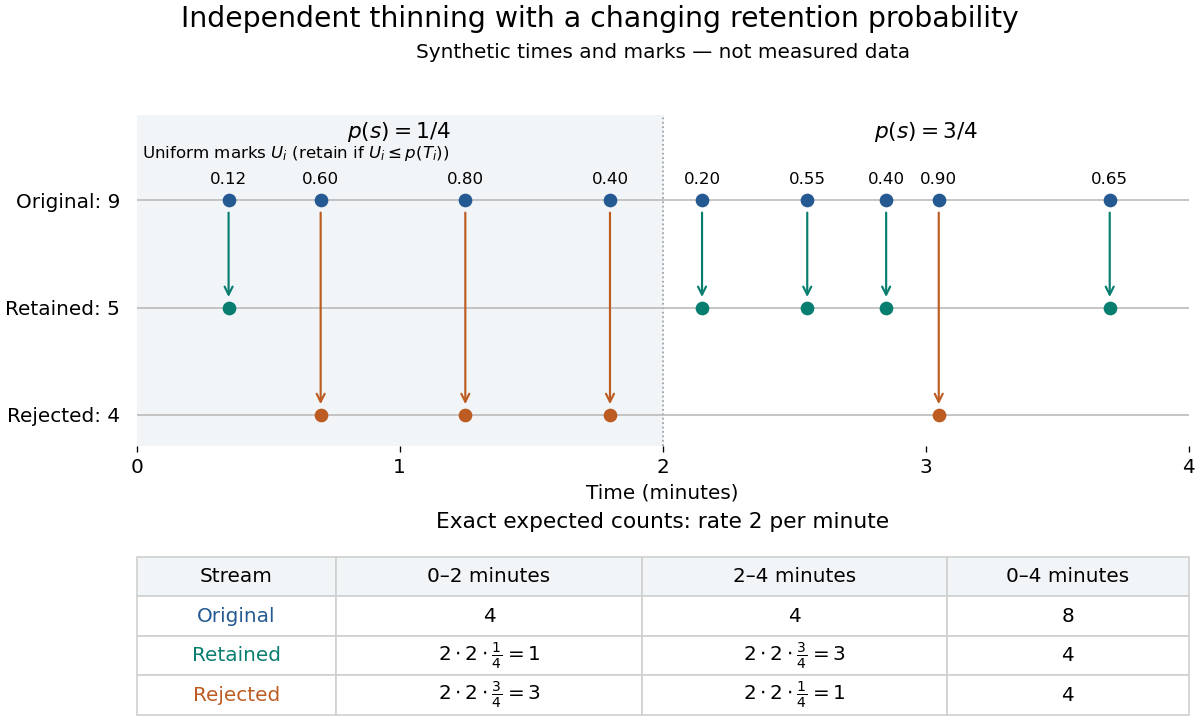

This figure's Python source:
"""Draw independent-mark thinning and exact model expectations.

The points and uniform marks are hand-chosen illustrations, not observations.
Run from _media. Tested with Python 3.14, matplotlib 3.10.7, numpy 2.3.5.
"""

from pathlib import Path

import matplotlib.pyplot as plt
import numpy as np


def main():
    arrivals = np.array([0.35, 0.70, 1.25, 1.80, 2.15, 2.55, 2.85, 3.05, 3.70])
    marks = np.array([0.12, 0.60, 0.80, 0.40, 0.20, 0.55, 0.40, 0.90, 0.65])
    probabilities = np.where(arrivals <= 2, 0.25, 0.75)
    keep = marks <= probabilities
    green, orange, blue = "#087e70", "#bd5c22", "#245a91"
    plt.rcParams.update({"font.size": 12, "figure.facecolor": "white",
                         "axes.facecolor": "white"})
    fig = plt.figure(figsize=(10, 6.0), layout="constrained")
    grid = fig.add_gridspec(2, 1, height_ratios=[2.7, 1.4])
    ax, table = fig.add_subplot(grid[0]), fig.add_subplot(grid[1])
    fig.suptitle("Independent thinning with a changing retention probability", fontsize=17)
    ax.set_title("Synthetic times and marks — not measured data", fontsize=12, pad=34)
    for a, b, text in [(0, 2, "$p(s)=1/4$"), (2, 4, "$p(s)=3/4$")]:
        ax.text((a+b)/2, 3.70, text, ha="center", fontsize=13)
    ax.axvspan(0, 2, color="#f1f5f8", zorder=0)
    ax.axvline(2, color="#999999", linestyle=":", linewidth=1)
    rows = [(3, "Original: 9", arrivals, blue),
            (1.8, "Retained: 5", arrivals[keep], green),
            (0.6, "Rejected: 4", arrivals[~keep], orange)]
    for y, label, times, color in rows:
        ax.hlines(y, 0, 4, color="#bbbbbb", linewidth=1)
        ax.scatter(times, np.full(len(times), y), color=color, s=52, zorder=4)
    for t, u, retained in zip(arrivals, marks, keep):
        y = 1.8 if retained else 0.6
        color = green if retained else orange
        ax.annotate("", (t, y+0.08), (t, 2.90),
                    arrowprops={"arrowstyle": "->", "color": color, "lw": 1.3})
        ax.text(t, 3.18, f"{u:.2f}", ha="center", fontsize=10)
    ax.text(0.02, 3.48, r"Uniform marks $U_i$ (retain if $U_i\leq p(T_i)$)", fontsize=10)
    ax.set(xlim=(0, 4), ylim=(0.25, 3.96), xticks=np.arange(5), xlabel="Time (minutes)",
           yticks=[r[0] for r in rows], yticklabels=[r[1] for r in rows])
    for spine in ax.spines.values():
        spine.set_visible(False)
    ax.tick_params(axis="y", length=0, pad=10)
    table.axis("off")
    table.set_title("Exact expected counts: rate 2 per minute", fontsize=13, pad=9)
    cells = [["Original", "4", "4", "8"],
             ["Retained", r"$2\cdot2\cdot\frac{1}{4}=1$", r"$2\cdot2\cdot\frac{3}{4}=3$", "4"],
             ["Rejected", r"$2\cdot2\cdot\frac{3}{4}=3$", r"$2\cdot2\cdot\frac{1}{4}=1$", "4"]]
    tab = table.table(cellText=cells,
                      colLabels=["Stream", "0–2 minutes", "2–4 minutes", "0–4 minutes"],
                      cellLoc="center", colWidths=[0.19, 0.29, 0.29, 0.23], bbox=[0, 0, 1, 0.92])
    tab.auto_set_font_size(False)
    tab.set_fontsize(12)
    for (row, col), cell in tab.get_celld().items():
        cell.set_edgecolor("#d0d0d0")
        if row == 0:
            cell.set_facecolor("#f1f5f8")
        if col == 0 and row > 0:
            cell.get_text().set_color([blue, green, orange][row-1])
    fig.savefig(Path(__file__).with_suffix(".png").name, dpi=120,
                facecolor="white", transparent=False)
    plt.close(fig)


if __name__ == "__main__":
    main()
